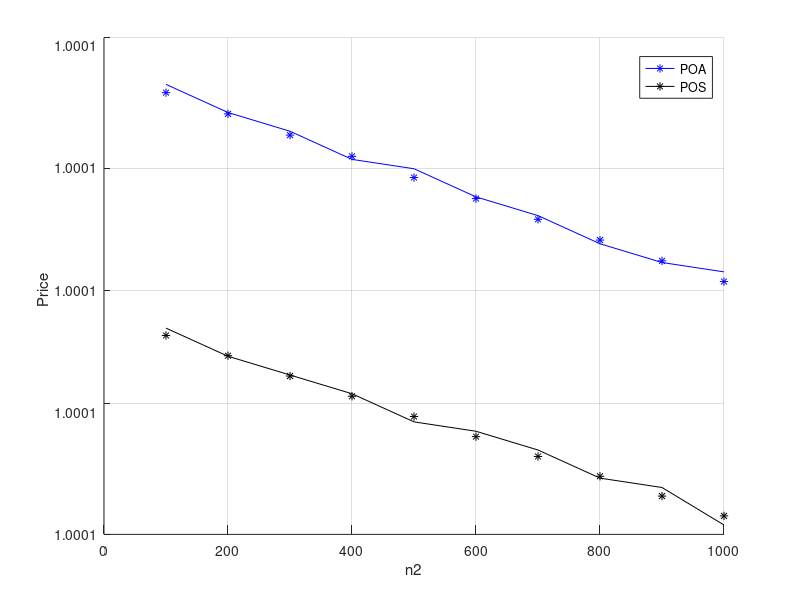
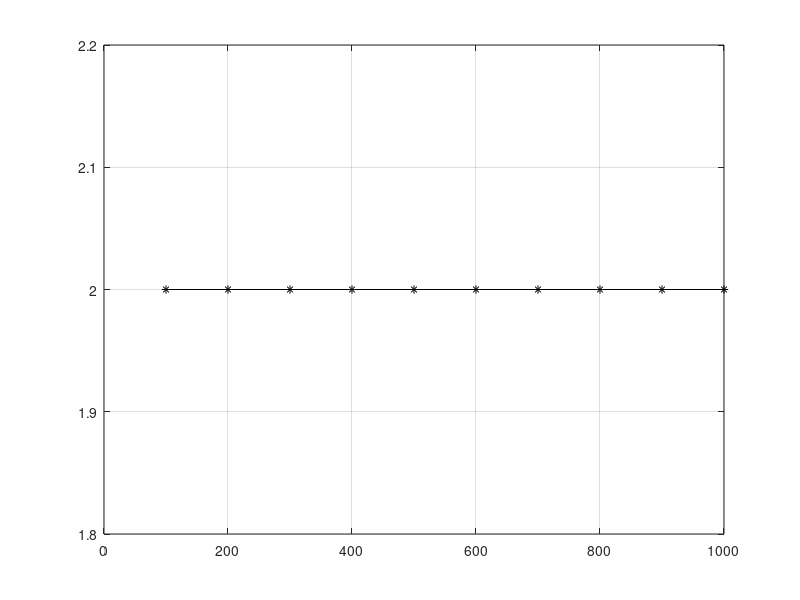

Write the MATLAB code that produced these figures, in order.
%% wireless network games: Nash equilibrium of two sources with pure strategies
% * <index.html *INDEX*>
 
 
 
%%
clc;
clear;
close all;


%% parameter seeting

%traffic generation rate
phi = 1;

%traffic average service time
mu = 1;

% number of players at each node
n_1 = 1000;
N_2 =100:100:1000;

% IP loss probability
%Q = 0.1:0.1:0.9;
q=0.5;
p=1-q;

% initinalization

Price_of_Anarchy = zeros(1,length(N_2));
Price_of_S = zeros(1,length(N_2));
 Number_of_NE = zeros(1,length(N_2));
for kk = 1:1:length(N_2)
     
     n_2=kk;
     
     TR = zeros(n_1,n_2); 
  TR_NE = zeros(n_1,n_2);
     
%% optimal solution    

     for ii= 1:1:(n_1+1)
       for jj=1:1:(n_2+1)
           
            m_1=ii-1;
            m_2=jj-1;
            
            T_1 = m_1*phi+(n_2-m_2)*p*phi;
            T_2 = m_2*phi+(n_1-m_1)*p*phi;
            TR(ii,jj) = (T_1*mu)/(T_1+mu)+(T_2*mu)/(T_2+mu);
        end
    end
    
TR_opt = max((max(TR)));
[opt_m1,opt_m2] = find(TR_opt==TR);
opt_m1=max(opt_m1);opt_m2=max(opt_m2);
% val with different q
val =  round((n_2 + n_1*p + (1-sqrt(p))*mu/phi)/(p + sqrt(p)));
val(val>n_1) = n_1;


%% Nash equilibrium 
  for ii= 1:1:(n_1+1)
     for jj=1:1:(n_2+1)
           
            m_1=ii-1;
            m_2=jj-1;

            t1= (q*mu/phi+m_2*(1+p^2)+(n_1+1)*p-n_2.*p^2)./(2*p);
            t2=(q*mu/phi+m_1*(1+p^2)+(n_2+1)*p-n_1.*p^2)./(2*p);
            
           % t1(t1==inf)=n1;
            %t2(t2==inf)=n2;
     % case 1
        if (m_1==n_1) && (m_2==n_2) && (m_1<=t1) && (m_2 <= t2)
            
            TR_NE(ii,jj) = mu.*(2 - mu/phi/(n_1+mu/phi) - mu/phi/(n_2+mu/phi));
            
        end   
        
     % case 2
        if m_2==n_2&& 0<m_1&& m_1<n_1 && (t1-1)<=m_1&& m_1<=t1
            
           TR_NE(ii,jj) = mu.*(2 - mu/phi/(m_1+mu/phi) - mu/phi/(n_2+(n_1-m_1)*p+mu/phi)); 

        end
        
     % case 5
        if m_1==0 && m_2==0 && m_1>=(t1-1)&& m_2>=(t2-1)
            
            TR_NE(ii,jj) = mu.*(2 - mu/phi/(n_2*p+mu/phi) - mu/phi/(n_1*p+(n_1-m_1)*p+mu/phi)); 
        end
       
     % case 6
        if 0<m_1&& m_1<n_1 && 0<m_2&& m_2<n_2 && m_1>=t1-1 && m_2>= (t2-1)
            
           TR_NE(ii,jj) = mu.*(2 - mu/phi/(m_2+(n_1-n_2)/2+(n_2-m_2)*p+mu/phi) - mu/phi/(m_2+((n_1+n_2)/2-m_2)*p + mu/phi)); 
        end 
        
     % case 8
        if 0<m_1&& m_1<n_1 && m_2==0 && t1>=m_1&& m_1>=(t1-1) && m_2>=(t2-1)
            
           TR_NE(ii,jj) = mu.*(2 - mu/phi/(m_2+(n_1-n_2)/2+(n_2-m_2)*p+mu/phi) - mu/phi/(m_2+((n_1+n_2)/2-m_2)*p + mu/phi)); 
        end 
        
     end
  end
  Number_of_NE(kk) =sum(sum(TR_NE~=0));
  %% Price_of_Anarchy
  Price_of_S(kk) = TR_opt./ max(max(TR_NE));
  TR_NE(TR_NE==0)=inf;
  Price_of_Anarchy(kk) = TR_opt./ min(min(TR_NE));
   
end

%% figure
figure(1)
hold on
plot(N_2,Price_of_Anarchy,'*b-');
hold on
plot(N_2,Price_of_S,'*k-');
xlabel('n2');
ylabel('Price');
legend('POA','POS');
grid on;

figure(2)
plot(N_2,Number_of_NE,'*k-');
grid on;


